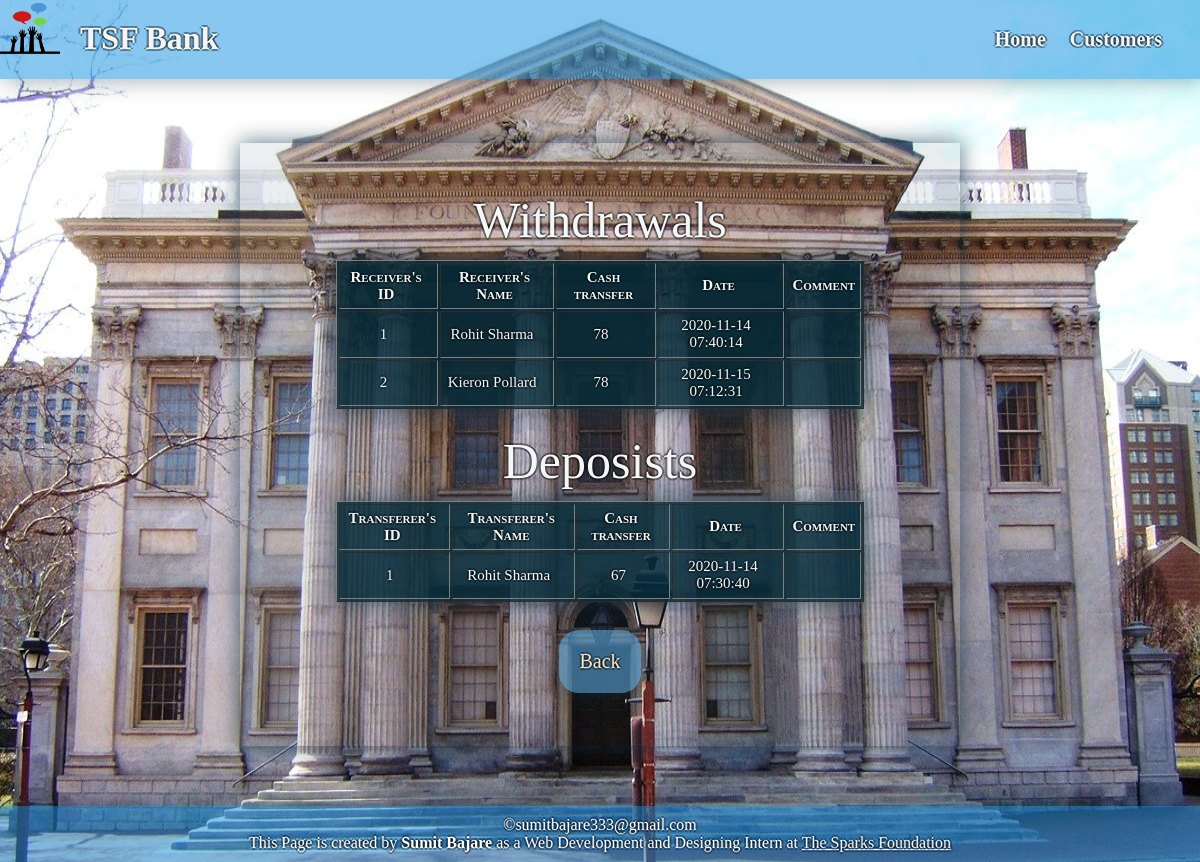
/transfer_me.php?id=4, run on the app's committed database.
### tables this page shows
CREATE TABLE `transaction` (
  `TransactionID` int(11) NOT NULL,
  `from_cust_id` int(20) NOT NULL,
  `transferername` varchar(50) NOT NULL,
  `to_cust_id` int(11) NOT NULL,
  `receivername` varchar(50) NOT NULL,
  `cashtransfer` int(20) NOT NULL,
  `transfererbalance` int(11) NOT NULL,
  `receiverbalance` int(11) NOT NULL,
  `date` datetime NOT NULL,
  `msgforreceiver` varchar(100) NOT NULL
);

### transfer_me.php (the view, shortened to what this page needs)
<!DOCTYPE html>
<html lang="en">
<head>
    <link rel="stylesheet" href="style_transfer.css">
</head>
<body>
    <header>
        <img src="tsf_logo.png" alt="bank logo">
        <h1>TSF Bank</h1>
        <nav id="nav_bar">
            <a href="index.html">Home</a>
            <a href="view.php">Customers</a>
        </nav>
    </header>
    <section class="transfer">
        <?php
        $tid = $_GET['id'];
        $username="root";
		$password="Root@db123";
		$db="transaction";
		$conn = new mysqli("localhost", $username,$password,$db) or die ("You are not Connected");
        $sqlget = "SELECT * FROM transaction WHERE from_cust_id = '$tid'";
        $sqldata = mysqli_query($conn,$sqlget) or die('Error Getting the data');
        echo "<table border='1'>";
        echo "<caption>Withdrawals</caption>";
        echo "<tr>
            <th>Receiver's ID</th>
            <th>Receiver's Name</th>
            <th>Cash transfer</th>
            <th>Date</th>
            <th>Comment</th>
            </tr>";
        $rowcount=mysqli_num_rows($sqldata);
        for($i=1 ;$i <= $rowcount;$i++){
        while($row = mysqli_fetch_array($sqldata, MYSQLI_ASSOC)){
            echo "<tr><td>";
                echo $row['to_cust_id'];
            echo "</td><td>";
                echo $row['receivername'];
            echo "</td><td>";
                echo $row['cashtransfer'];
            echo "</td><td>";
                echo $row['date'];
            echo "</td><td>";
            echo "</td></tr>";
           }
        }
          echo "</table>";
        echo "<br/>";
        $sqlget1 = "SELECT * FROM transaction WHERE to_cust_id = '$tid'";
        $sqldata1 = mysqli_query($conn,$sqlget1) or die('Error Getting the data');
        echo "<table border='1'>";
        echo "<caption>Deposists</caption>";
        echo "<tr>
            <th>Transferer's ID</th>
            <th>Transferer's Name</th>
            <th>Cash transfer</th>
            <th>Date</th>
            <th>Comment</th>
            </tr>";
        $rowcount=mysqli_num_rows($sqldata1);
        for($i=1 ;$i <= $rowcount;$i++){
         while($row = mysqli_fetch_array($sqldata1, MYSQLI_ASSOC)){
            echo "<tr><td>";
                echo $row['from_cust_id'];
            echo "</td><td>";
                echo $row['transferername'];
            echo "</td><td>";
                echo $row['cashtransfer'];
            echo "</td><td>";
                echo $row['date'];
            echo "</td><td>";
            echo "</td></tr>";
        }
    }
          echo "</table>";
        echo "<br/>";
         echo '<form action="transfer.php">';
        echo "<button>Back</button>
        </form>";
        ?>
    </section>
    <footer>
        &copy;sumitbajare333@gmail.com
        <p>This Page is created by <b>Sumit Bajare</b> as a Web Development and Designing Intern at <u> <a href="https://www.thesparksfoundationsingapore.org">The Sparks Foundation </a></u> </p>
    </footer>
</body>
</html>

### style_transfer.css (style rules this page uses)
* { margin: 0px; padding: 0px; font-family: 'Times New Roman', Times, serif; }
body { background-image: url("bank_bg.jpeg"); background-repeat: no-repeat; background-size: 100% 100%; color: white; }
header { display: inline-block; background-color: rgba(17, 143, 226, 0.5); width: 100%; color: whitesmoke; text-shadow: 2px 0px 0px rgba(0, 1, 2, 0.377), 0px 2px 0px rgba(0, 1, 2, 0.377), -2px 0px 0px rgba(0, 1, 2, 0.377), 0px -2px 0px rgba(0, 1, 2, 0.377); box-shadow: 2px 2px 20px rgba(17, 52, 77, 0.377); }
header h1 { margin: 20px; float: left; }
header img { float: left; width: 60px; height: 60px; }
nav { float: right; padding: 28px; }
nav a { text-decoration: none; color: whitesmoke; font-size: 20px; font-weight: bolder; padding: 10px; }
form { text-shadow: 2px 0px 0px rgba(0, 1, 2, 0.377), 0px 2px 0px rgba(0, 1, 2, 0.377), -2px 0px 0px rgba(0, 1, 2, 0.377), 0px -2px 0px rgba(0, 1, 2, 0.377); }
.transfer { display: inline-block; position: relative; border: transparent; font-size: 20px; background-color: rgba(60, 102, 119, 0.1); box-shadow: 2px -2px 20px rgba(17, 52, 77, 0.377), -2px 2px 20px rgba(17, 52, 77, 0.377); padding: 4% 8% 4% 8%; text-align: center; margin: 5% 20% 5% 20%; text-shadow: 2px 0px 0px rgba(0, 1, 2, 0.377), 0px 2px 0px rgba(0, 1, 2, 0.377), -2px 0px 0px rgba(0, 1, 2, 0.377), 0px -2px 0px rgba(0, 1, 2, 0.377); }
caption { font-size: 50px; margin-bottom: 2%; }
table { text-align: center; font-size: 15px; color: rgb(243, 247, 245); background-color: rgba(6, 44, 59, 0.829); box-shadow: 2px -2px 20px rgba(17, 52, 77, 0.377), -2px 2px 20px rgba(17, 52, 77, 0.377); width: 100%; }
th { font-variant: small-caps; }
td, th { padding: 1%; padding-right: 10px; }
td { padding-right: 15px; }
a { text-decoration: none; color: whitesmoke; }
button { display: inline-block; padding: 20px; border-radius: 20px; margin: 1% 10% 1% 10%; border: transparent; background-color: rgba(87, 169, 224, 0.582); color: bisque; box-shadow: 2px 2px 20px rgba(17, 52, 77, 0.377); font-size: 20px; text-shadow: 2px 0px 0px rgba(0, 1, 2, 0.377), 0px 2px 0px rgba(0, 1, 2, 0.377), -2px 0px 0px rgba(0, 1, 2, 0.377), 0px -2px 0px rgba(0, 1, 2, 0.377); }
footer { clear: both; color: white; text-shadow: 2px 0px 0px rgba(0, 1, 2, 0.377), 0px 2px 0px rgba(0, 1, 2, 0.377), -2px 0px 0px rgba(0, 1, 2, 0.377), 0px -2px 0px rgba(0, 1, 2, 0.377); text-align: center; height: 10%; padding: 10px; box-shadow: 2px -2px 20px rgba(17, 52, 77, 0.377); background-color: rgba(17, 143, 226, 0.5); }

### data on the page
transaction: to_cust "1", receivername "Rohit Sharma", cashtransfer "78", date "2020-11-14 07:40:14"
transaction: to_cust "2", receivername "Kieron Pollard", cashtransfer "78", date "2020-11-15 07:12:31"
transaction: from_cust "1", transferername "Rohit Sharma", cashtransfer "67", date "2020-11-14 07:30:40"
